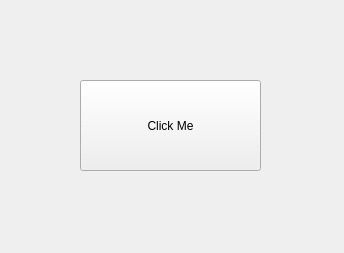
<?xml version="1.0" encoding="UTF-8"?>
<ui version="4.0">
 <class>MainWindow</class>
 <widget class="QMainWindow" name="MainWindow">
  <property name="geometry">
   <rect>
    <x>0</x>
    <y>0</y>
    <width>344</width>
    <height>253</height>
   </rect>
  </property>
  <property name="windowTitle">
   <string>Message Box Example</string>
  </property>
  <widget class="QWidget" name="centralwidget">
   <widget class="QPushButton" name="pushButton">
    <property name="geometry">
     <rect>
      <x>80</x>
      <y>80</y>
      <width>181</width>
      <height>91</height>
     </rect>
    </property>
    <property name="text">
     <string>Click Me</string>
    </property>
   </widget>
  </widget>
 </widget>
 <resources/>
 <connections/>
</ui>
